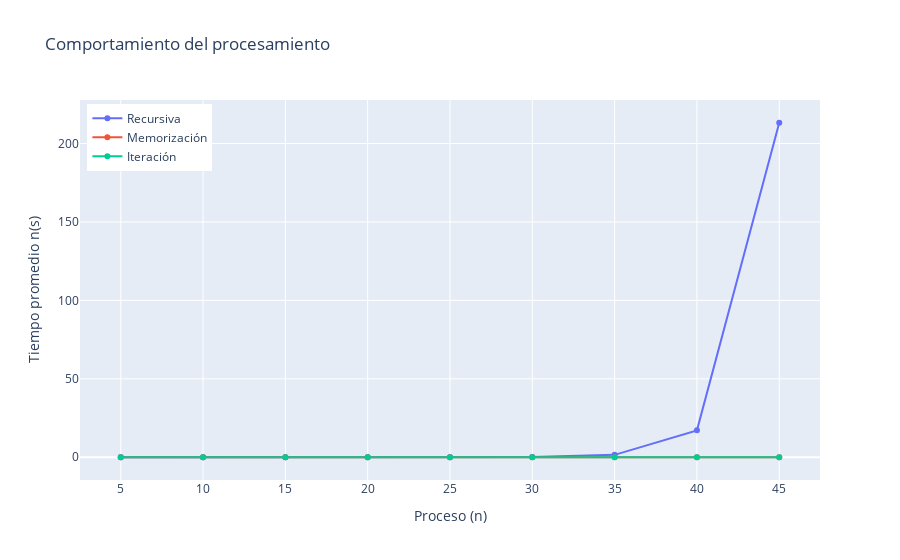

Source (notebook cell):
### Code cell
import plotly.graph_objects as go

sizes = [5, 10, 15, 20, 25, 30, 35, 40, 45]
times_recursive = []
times_memo = []
vector_tiemp= []



for n in sizes:
    peak_r, t_r = measure_mem(fib_recursive, n, repeat=3)
    peak_m, t_m = measure_mem(fib_memo, n, repeat=3)
    peak_i, t_i = measure_mem(fib_iter, n, repeat=3)

    times_recursive.append(t_r)
    times_memo.append(t_m)
    vector_tiemp.append(t_i)

fig = go.Figure()
fig.add_trace(go.Scatter(x=sizes, y=times_recursive, mode='lines+markers', name='Recursiva'))
fig.add_trace(go.Scatter(x=sizes, y=times_memo, mode='lines+markers', name='Memorización'))
fig.add_trace(go.Scatter(x=sizes, y=vector_tiemp, mode='lines+markers', name='Iteración'))

fig.update_layout(
    title='Comportamiento del procesamiento',
    xaxis_title='Proceso (n)',
    yaxis_title='Tiempo promedio n(s)',
    legend=dict(x=0.01, y=0.99)
)

### Figure 1 — Plotly figure (JSON) as saved in the notebook; plotly's stock layout.template omitted (floating-point values rounded to 4 significant figures)
{"data": [{"mode": "lines+markers", "name": "Recursiva", "type": "scatter", "x": [5, 10, 15, 20, 25, 30, 35, 40, 45], "y": [3.167e-06, 1.367e-05, 0.0001455, 0.002111, 0.0172, 0.129, 1.534, 17.14, 213.2]}, {"mode": "lines+markers", "name": "Memorización", "type": "scatter", "x": [5, 10, 15, 20, 25, 30, 35, 40, 45], "y": [1.133e-06, 8.333e-07, 6.667e-07, 1.3e-06, 6.333e-07, 6e-07, 6.333e-07, 6.667e-07, 1.333e-06]}, {"mode": "lines+markers", "name": "Iteración", "type": "scatter", "x": [5, 10, 15, 20, 25, 30, 35, 40, 45], "y": [5.267e-06, 3.967e-06, 8.5e-06, 1.157e-05, 1.623e-05, 1.127e-05, 1.41e-05, 1.67e-05, 1.823e-05]}], "layout": {"legend": {"x": 0.01, "y": 0.99}, "title": {"text": "Comportamiento del procesamiento"}, "xaxis": {"title": {"text": "Proceso (n)"}}, "yaxis": {"title": {"text": "Tiempo promedio n(s)"}}}}
